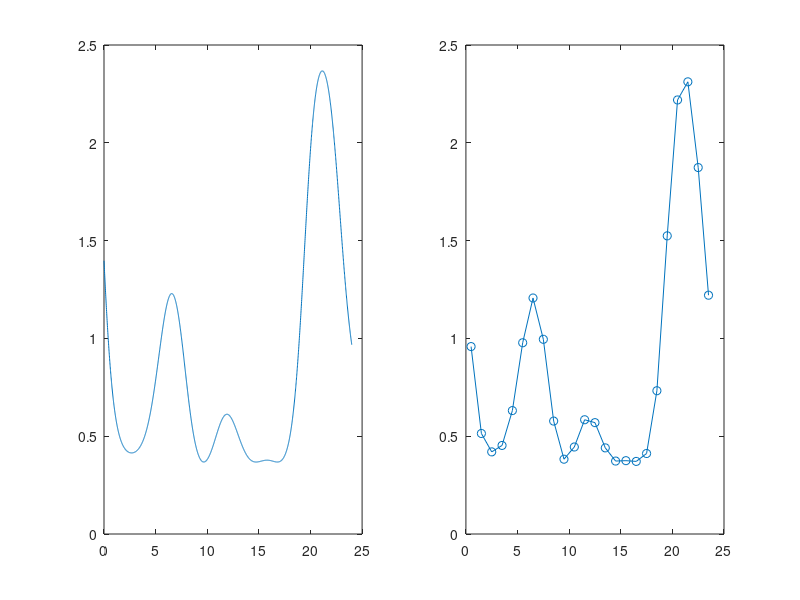

Recreate this plot in MATLAB.
x1=0:0.01:24;
y1=exp(sin(0.3409-sin(0.68039*x1)-0.16801*x1));
x2=0.5:1:24;
y2=exp(sin(0.3409-sin(0.68039*x2)-0.16801*x2));

xx=0.5:1:24;
fun=@(x) (exp(sin(0.3409-sin(0.68039*x)-0.16801*x)));
yy=zeros(1,24);
for i =1:24
    yy(i) = integral(fun,-1+i,i);
end
figure,
subplot(121),
plot(x1,y1);
subplot(122),
plot(xx,yy,'-o')